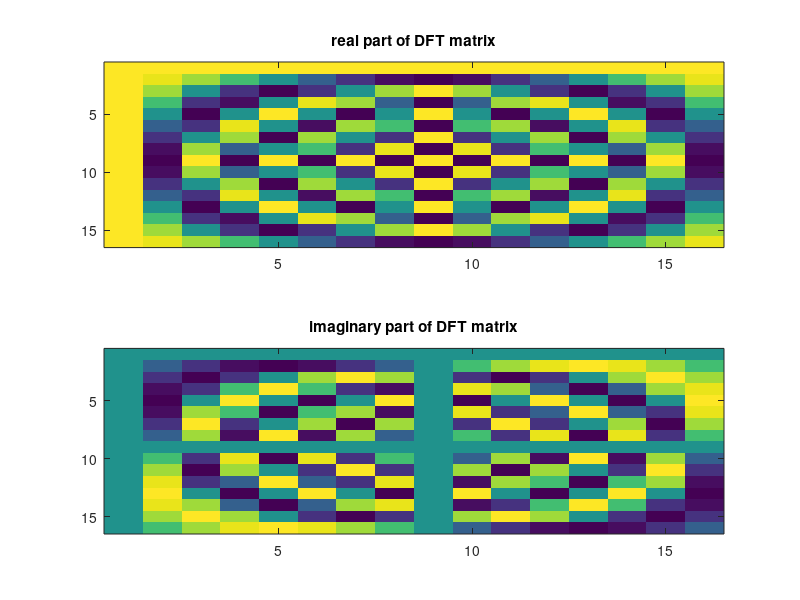
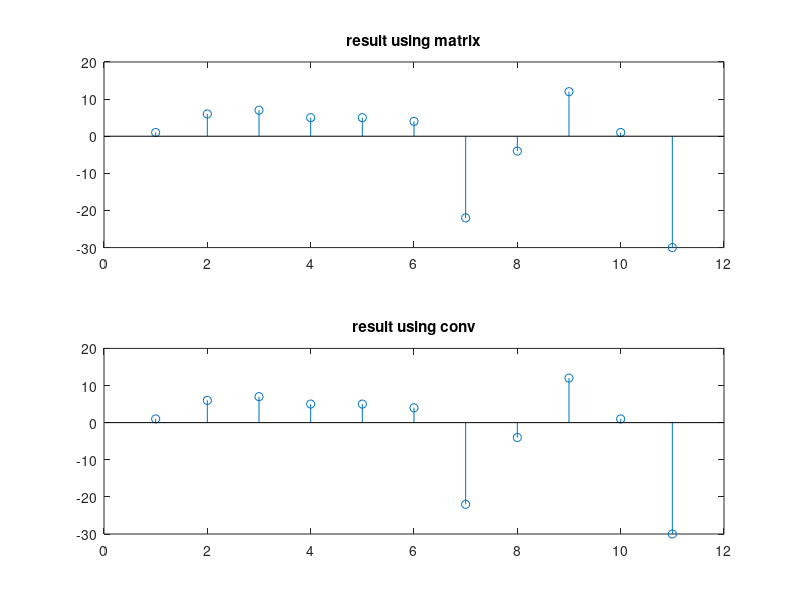

Source code (MATLAB) for these figures, in order: (Note: this script raises an error after producing the figures.)
%report_item_1
x = [1, 4, -4, -3,2, 5, -6];
n = length(x);
h = [1,2,3,4,5];
C = convmtx(h, n);
y1 = x*C;
y2 = conv(x, h);
figure(1);
imagesc(C);
title('convolution matrix');
figure(2);
subplot(2, 1, 1);
stem(y1);
title('result using matrix');
subplot(2, 1, 2);
stem(y2);
title('result using conv');
%%
%report_item_3
A = [1, 4, -2; 3, 11, 5; 7, 7, 7];
[V1, D1] = eig(A*A');
[V2, D2] = eig(A'*A);
[U,S,V] = svd(A);
eigenvalue = S*S'
test1 = A*A'*U - U*eigenvalue
test2 = A'*A*V - V*eigenvalue
%%
%report_item_4
x = [1,1,4,-4,-3,2,5,-6,3,2,4,-2,5,9,-8,4];
n = length(x);
dm = dftmtx(n);
figure(1);
subplot(2,1,1);
imagesc(real(dm));
title('real part of DFT matrix');
subplot(2,1,2);
imagesc(imag(dm));
title('imaginary part of DFT matrix');
%%
%report_item_5
x = [1,1,4,-4,-3,2,5,-6,3,2,4,-2,5,9,-8,4];
n = length(x);
dm = dftmtx(n); %W matrix
y = dm*x'; %result, y = W*x'
inverse = dm'./n;%inverse matrix
X_b = inverse*y %x = W'/N * y;
A = inverse'*inverse;
%%
%report_item_6
X = loadImages('./yalefaces');
mean = compMeanVec(X);
[row, column] = size(X);
mean_reshape = reshape(mean, [60, 80]);
figure(1);
imagesc(mean_reshape);
colormap(gray);
%%
%report_item_7
X = loadImages('./yalefaces');
mean = compMeanVec(X);
[row, column] = size(X);
Xmean = zeros(row, column);
for i = 1 : row
    Xmean(i, :) = X(i, :) - mean;
end
R = Xmean'*Xmean;% covariance matrix
[U,S,V] = svd(R);%first 100 column of U (same as V) and first 
                 %100 column of S
eigenvalue = zeros(1, 100);
for i = 1 : 100
    eigenvalue(i) = S(i, i); %first 100 eigenvalue
end
%reshapre the first 4 eigenvector and the 50th and the 100th
eigen1 = reshape(U(:, 1), [60, 80]);
eigen2 = reshape(U(:, 2), [60, 80]);
eigen3 = reshape(U(:, 3), [60, 80]);
eigen4 = reshape(U(:, 4), [60, 80]);
eigen50 = reshape(U(:, 50), [60, 80]);
eigen100 = reshape(U(:, 100), [60, 80]);
figure(1);
plot(eigenvalue);
title('first 100 eigenvalue');
figure(2);
imagesc(eigen1);
colormap(gray);
title('the first eigenvector image');
figure(3);
imagesc(eigen2);
colormap(gray);
title('the second eigenvector image');
figure(4);
imagesc(eigen3);
colormap(gray);
title('the third eigenvector image');
figure(5);
imagesc(eigen4);
colormap(gray);
title('the fourth eigenvector image');
figure(6); %the 50th image
imagesc(eigen50);
colormap(gray);
title('the fifth eigenvector image');
figure(7);%the 100th image
imagesc(eigen100);
colormap(gray);
title('the 100th eigenvector image');
%%
%report_item_9
X = loadImages('./yalefaces');
mean = compMeanVec(X);
[row, column] = size(X);
Xmean = zeros(row, column);
for i = 1 : row
    Xmean(i, :) = X(i, :) - mean;
end
R = Xmean'*Xmean;% covariance matrix
[U,S,V] = svd(R);%first 100 column of U (same as V) and first 
                 %100 column of S
Vtest = V(:, 1:100);
A = imread('noisy_face.tiff');
Atest = double(A)./255;
[M, N] = size(Atest);
sizet = M*N;
Aorig = reshape(Atest, [1, sizet]);
Apca = PCAtransform(mean, Vtest, Aorig);
Areorig = invPCAtransform(mean, Vtest, Apca).*255;
Areconst = reshape(Areorig, [M, N]);
figure(1);
imagesc(Areconst);
colormap(gray);
title('the original basis image');